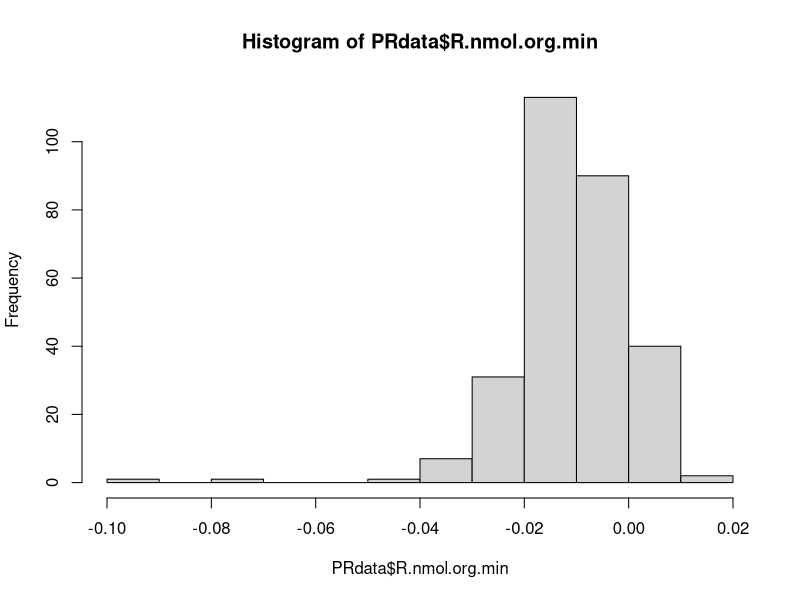
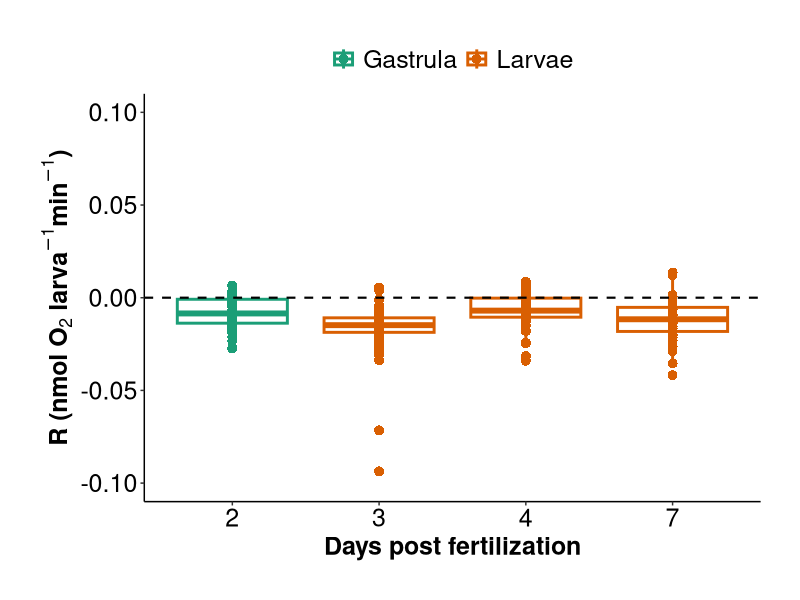

Write the R code that produced these figures, in order. (Note: this script raises an error after producing the figures.)
## ---- chunk 1
rm(list=ls(all=TRUE)) 
## ---- chunk 2
## install packages if you dont already have them in your library
if ("tidyverse" %in% rownames(installed.packages()) == 'FALSE') install.packages('tidyverse') 
if ("car" %in% rownames(installed.packages()) == 'FALSE') install.packages('car') 
if ("lme4" %in% rownames(installed.packages()) == 'FALSE') install.packages('lme4') 
if ("lmerTest" %in% rownames(installed.packages()) == 'FALSE') install.packages('lmerTest') 
if ("scales" %in% rownames(installed.packages()) == 'FALSE') install.packages('scales') 
if ("cowplot" %in% rownames(installed.packages()) == 'FALSE') install.packages('cowplot') 
if ("ggplot2" %in% rownames(installed.packages()) == 'FALSE') install.packages('ggplot2') 
if ("effects" %in% rownames(installed.packages()) == 'FALSE') install.packages('effects') 

#load packages
library("ggplot2")
library("tidyverse")
library('car')
library('lme4')
library('lmerTest')
library('scales')
library('cowplot')
library('effects')
## ---- chunk 3
PRdata<-read.csv("../../Ahya2020/Output/Respiration/oxygen_P_R_calc.csv") #load data
## ---- chunk 4
#remove all rows of wells that did not have samples or blanks
PRdata<-PRdata[!is.na(PRdata$Type),]

#format columns
PRdata$dpf<-as.factor(PRdata$dpf)

## ---- chunk 5
PRdata$ratio<-(PRdata$GP.nmol.org.min)/abs(PRdata$R.nmol.org.min) #calculate ratio with absolute values
#remove outliers detected by values of P:R ratio data
## ---- chunk 6
hist(PRdata$R.nmol.org.min)
## ---- chunk 7
Rplot1<-ggplot(data=PRdata, aes(x=dpf, y=R.nmol.org.min, colour=Stage, group=interaction(Stage, dpf))) +
  geom_boxplot(position=position_dodge(0.9), lwd=1)+
  geom_jitter(shape=16, position=position_dodge(0.9), size=3)+
  geom_hline(yintercept=0, linetype="dashed", color="black", size=0.75)+
  scale_color_brewer(palette = "Dark2", breaks=c("Gastrula", "Larvae"))+
  scale_y_continuous(limits=c(-0.1, 0.1), labels = scales::number_format(accuracy = 0.01, decimal.mark = '.'))+
  xlab("Days post fertilization")+
  ylab(expression(bold(paste("R (nmol ", O[2], " larva"^-1, "min"^-1, ")")))) +
  theme_classic() +
  theme(text = element_text(size = 18, color="black"),
        axis.text = element_text(size = 18, color="black"), 
        legend.position = "top",
        axis.title = element_text(size = 18, color="black", face="bold"), 
        legend.title=element_blank(), 
        legend.text = element_text(size=18), 
        plot.margin=unit(c(1,1,1,1), "cm"), 
        axis.title.y = element_text(margin = margin(t = 0, r = 1, b = 0, l = 1)), 
        axis.title.x = element_text(margin = margin(t = 3, r = 0, b = 0, l = 0)));Rplot1

Rplot2<-Rplot1+theme(legend.position="none")

ggsave("../../Ahya2020/Figures/Respiration/ahya_R.pdf", plot=Rplot1, height=8, width=7, units = c("in"), dpi=300) #output figure
## ---- chunk 8
meanR <- plyr::ddply(PRdata, c("Stage", "dpf"), summarise,
                   N    = length(R.nmol.org.min[!is.na(R.nmol.org.min)]),
                   mean = mean(R.nmol.org.min, na.rm=TRUE),
                   sd   = sd(R.nmol.org.min, na.rm=TRUE),
                   se   = sd / sqrt(N)
); meanR
## ---- chunk 9
hist(PRdata$P.nmol.org.min)
## ---- chunk 10
Pplot1<-ggplot(data=PRdata, aes(x=dpf, y=P.nmol.org.min, colour=Stage, group=interaction(Stage, dpf))) +
  geom_boxplot(position=position_dodge(0.9), lwd=1)+
  geom_jitter(shape=16, position=position_dodge(0.9), size=3)+
  geom_hline(yintercept=0, linetype="dashed", color="black", size=0.75)+
  scale_color_brewer(palette = "Dark2", breaks=c("Gastrula", "Larvae"))+
  scale_y_continuous(limits=c(-0.1, 0.1), labels = scales::number_format(accuracy = 0.01, decimal.mark = '.'))+
  xlab("Days post fertilization")+
  ylab(expression(bold(paste("Net P (nmol ", O[2], " larva"^-1, "min"^-1, ")")))) +
  theme_classic() +
  theme(text = element_text(size = 18, color="black"),
        axis.text = element_text(size = 18, color="black"), 
        legend.position = "right",
        axis.title = element_text(size = 18, color="black", face="bold"), 
        legend.title=element_blank(), 
        legend.text = element_text(size=18), 
        plot.margin=unit(c(1,1,1,1), "cm"), 
        axis.title.y = element_text(margin = margin(t = 0, r = 1, b = 0, l = 1)), 
        axis.title.x = element_text(margin = margin(t = 3, r = 0, b = 0, l = 0))); Pplot1

Pplot2<-Pplot1+theme(legend.position="none")

ggsave("../../Ahya2020/Figures/Respiration/ahya_P.pdf", plot=Pplot2, height=8, width=7, units = c("in"), dpi=300) #output figure
## ---- chunk 11
meanP <- plyr::ddply(PRdata, c("Stage", "dpf"), summarise,
                   N    = length(P.nmol.org.min[!is.na(P.nmol.org.min)]),
                   mean = mean(P.nmol.org.min, na.rm=TRUE),
                   sd   = sd(P.nmol.org.min, na.rm=TRUE),
                   se   = sd / sqrt(N)
); meanP
## ---- chunk 12
hist(PRdata$GP.nmol.org.min)
## ---- chunk 13
GPplot1<-ggplot(data=PRdata, aes(x=dpf, y=GP.nmol.org.min, colour=Stage, group=interaction(Stage, dpf))) +
  geom_boxplot(position=position_dodge(0.9), lwd=1)+
  geom_jitter(shape=16, position=position_dodge(0.9), size=3)+
  geom_hline(yintercept=0, linetype="dashed", color="black", size=0.75)+
  scale_color_brewer(palette = "Dark2", breaks=c("Gastrula", "Larvae"))+
  scale_y_continuous(limits=c(-0.1, 0.1), labels = scales::number_format(accuracy = 0.01, decimal.mark = '.'))+
  xlab("Days post fertilization")+
  ylab(expression(bold(paste("Gross P (nmol ", O[2], " larva"^-1, "min"^-1, ")")))) +
  theme_classic() +
  theme(text = element_text(size = 18, color="black"),
        axis.text = element_text(size = 18, color="black"), 
        legend.position = "right",
        axis.title = element_text(size = 18, color="black", face="bold"), 
        legend.title=element_blank(), 
        legend.text = element_text(size=18), 
        plot.margin=unit(c(1,1,1,1), "cm"), 
        axis.title.y = element_text(margin = margin(t = 0, r = 1, b = 0, l = 1)), 
        axis.title.x = element_text(margin = margin(t = 3, r = 0, b = 0, l = 0))); GPplot1

GPplot2<-GPplot1+theme(legend.position="none") 

ggsave("../../Ahya2020/Figures/Respiration/ahya_GP.pdf", plot=GPplot2, height=8, width=7, units = c("in"), dpi=300) #output figure
## ---- chunk 14
meanGP <- plyr::ddply(PRdata, c("Stage", "dpf"), summarise,
                   N    = length(GP.nmol.org.min[!is.na(GP.nmol.org.min)]),
                   mean = mean(GP.nmol.org.min, na.rm=TRUE),
                   sd   = sd(GP.nmol.org.min, na.rm=TRUE),
                   se   = sd / sqrt(N)
); meanGP
## ---- chunk 15
hist(PRdata$ratio)

PRdata<-PRdata%>%filter(ratio > -15 & ratio < 25)

hist(PRdata$ratio)
## ---- chunk 16
PRplot1<-ggplot(data=PRdata, aes(x=dpf, y=ratio, colour=Stage, group=interaction(Stage, dpf))) +
  geom_boxplot(position=position_dodge(0.9), lwd=1)+
  geom_jitter(shape=16, position=position_dodge(0.9), size=3)+
  scale_color_brewer(palette = "Dark2", breaks=c("Gastrula", "Larvae", "Juvenile"))+
  geom_hline(yintercept=1, linetype="dashed", color="black", size=0.75)+
  scale_y_continuous(limits=c(-15, 10), labels = scales::number_format(accuracy = 0.01, decimal.mark = '.'))+
  ylab(expression(bold(paste("P : R ")))) +
  xlab("Days Post Fertilization") +
  theme_classic() +
  theme(text = element_text(size = 18, color="black"),
        axis.text = element_text(size = 18, color="black"), 
        legend.position = "top",
        axis.title = element_text(size = 18, color="black", face="bold"), 
        legend.title=element_blank(), 
        legend.text = element_text(size=22), 
        plot.margin=unit(c(1,1,1,1), "cm"), 
        axis.title.y = element_text(margin = margin(t = 0, r = 1, b = 0, l = 1)), 
        axis.title.x = element_text(margin = margin(t = 3, r = 0, b = 0, l = 0))); PRplot1

PRplot2<-PRplot1+theme(legend.position="right") 

ggsave("../../Ahya2020/Figures/Respiration/ahya_PR.pdf", plot=PRplot1, height=8, width=8, units = c("in"), dpi=300) #output figure
## ---- chunk 17
meanPR <- plyr::ddply(PRdata, c("Stage", "dpf"), summarise,
                   N    = length(ratio[!is.na(ratio)]),
                   mean = mean(ratio, na.rm=TRUE),
                   sd   = sd(ratio, na.rm=TRUE),
                   se   = sd / sqrt(N)
); meanPR
## ---- chunk 18
ahya_respiration<-plot_grid(Rplot2, Pplot2, GPplot2, PRplot2, labels = c("A", "B", "C", "D"), label_size=18, ncol=4, nrow=1, rel_heights= c(1,1,1,1), rel_widths = c(0.75,0.75,0.75,1), align="h")

ggsave(filename="../../Ahya2020/Figures/Respiration/ahya_PR_panel.pdf", plot=ahya_respiration, dpi=300, width=24, height=6, units="in")
## ---- chunk 19
Rmodel1<-lmer(R.nmol.org.min~Stage*dpf + (1|Run/dpf), data=PRdata) #run nested within day
anova(Rmodel1, type="II")
## ---- chunk 20
qqPlot(residuals(Rmodel1))
hist(residuals(Rmodel1))
leveneTest(residuals(Rmodel1)~Stage * dpf, data=PRdata)
## ---- chunk 21
Pmodel1<-lmer(P.nmol.org.min~Stage*dpf + (1|Run/dpf), data=PRdata)
anova(Pmodel1, type="II")
## ---- chunk 22
qqPlot(residuals(Pmodel1))
hist(residuals(Pmodel1))
leveneTest(residuals(Pmodel1)~Stage * dpf, data=PRdata)
## ---- chunk 23
GPmodel1<-lmer(GP.nmol.org.min~Stage*dpf + (1|Run/dpf), data=PRdata)
anova(GPmodel1, type="II")
## ---- chunk 24
qqPlot(residuals(GPmodel1))
hist(residuals(GPmodel1))
leveneTest(residuals(GPmodel1)~Stage * dpf, data=PRdata)
## ---- chunk 25
PRmodel1<-lmer(ratio~Stage*dpf + (1|Run/dpf), data=PRdata)
anova(PRmodel1, type="II")
## ---- chunk 26
qqPlot(residuals(PRmodel1))
hist(residuals(PRmodel1))
leveneTest(residuals(PRmodel1)~Stage * dpf, data=PRdata)
